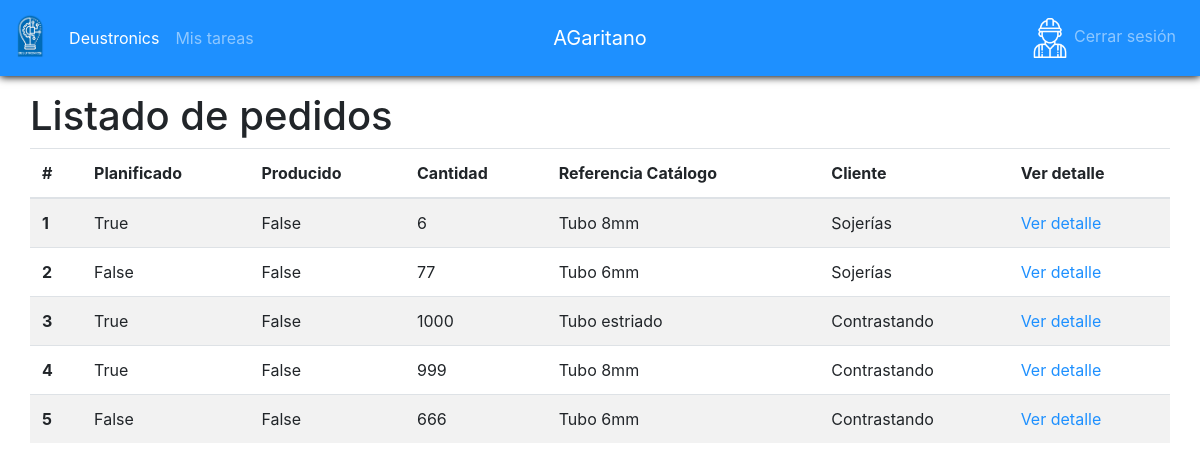
Before: /pedidos/ (signed in) with the older database file.
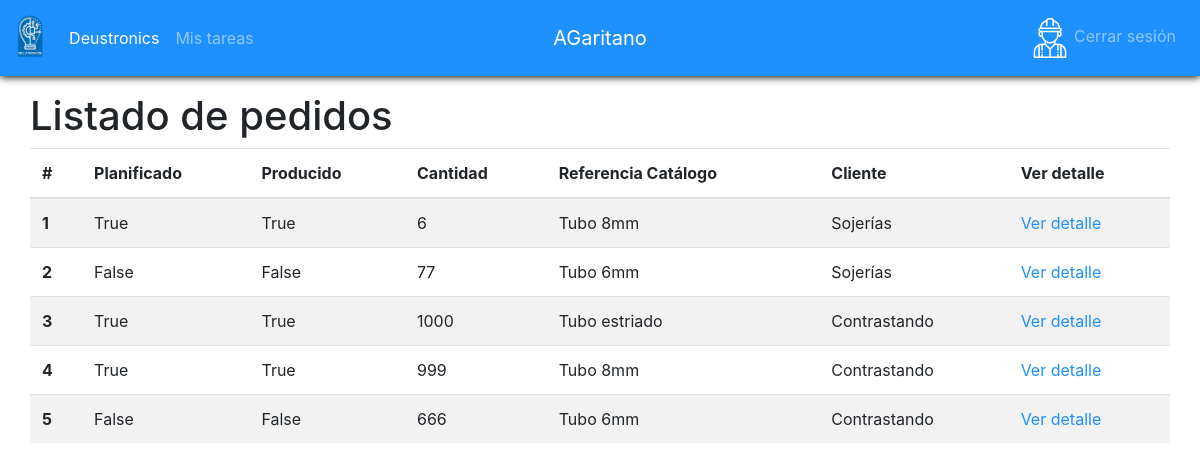
After: the same page with the newer database file.
### app/models.py (models this page shows, shortened)
class Pedido(models.Model):
    planificado = models.BooleanField()
    producido = models.BooleanField()
    cantidad = models.IntegerField()
    catalogo = models.ForeignKey(
        Catalogo, on_delete=models.SET_NULL, null=True)
    cliente = models.ForeignKey(Cliente, on_delete=models.SET_NULL, null=True)
    importe=models.FloatField()

class Catalogo(models.Model):
    descripcion = models.CharField(max_length=250)
    nombre = models.CharField(max_length=100, default="NombreDefault")
    precio = models.FloatField(default = 0.0)
    def __str__(self):
       return self.nombre

class Cliente(models.Model):
    nombre = models.CharField(max_length=100)
    usuario = models.ForeignKey(User, on_delete=models.CASCADE,unique=True)
    def __str__(self):
       return self.nombre

### app/views.py (the view)
# urls.py: path('pedidos/', login_required(views.PedidoListView.as_view()), name='pedido_lista'),
class PedidoListView(View):
    def get(self, request, *args, **kwargs):
        context = {
            'pedidos': Pedido.objects.all(),
            'urlBotonFlotante':reverse('pedido_create_manual')
        }
        return render(request, "pedido_lista.html", context)

### app/templatetags/sesion_tags.py (called while the page is built)
@register.filter(name='has_group')
def has_group(user, group_name):
    return user.groups.filter(name=group_name).exists()

### app/templates/pedido_lista.html
{%extends 'base.html'%} {% block content%}
<h1>
  Listado de pedidos
</h1>
<table class="table table-striped">
  <thead>
    <tr>
      <th scope="col">#</th>
      <th scope="col">Planificado</th>
      <th scope="col">Producido</th>
      <th scope="col">Cantidad</th>
      <th scope="col">Referencia Catálogo</th>
      <th scope="col">Cliente</th>
      <th scope="col">Ver detalle</th>
    </tr>
  </thead>
  <tbody>
    {%for pedido in pedidos%}
    <tr>
      <th scope="row">{{pedido.id}}</th>
      <td>{{pedido.planificado}}</td>
      <td>{{pedido.producido}}</td>
      <td>{{pedido.cantidad}}</td>
      <td>{{pedido.catalogo}}</td>
      <td>{{pedido.cliente}}</td>
      <td><a href="{%url 'pedido_detalle' pedido.id %}"> Ver detalle</a></td>
    </tr>
    {%endfor%}
  </tbody>
</table>
{%endblock%}

Changed rows visible on the page:
changed Pedido id 1: producido "False" → "True"
changed Pedido "Tubo estriado": producido "False" → "True"
changed Pedido id 4: producido "False" → "True"
